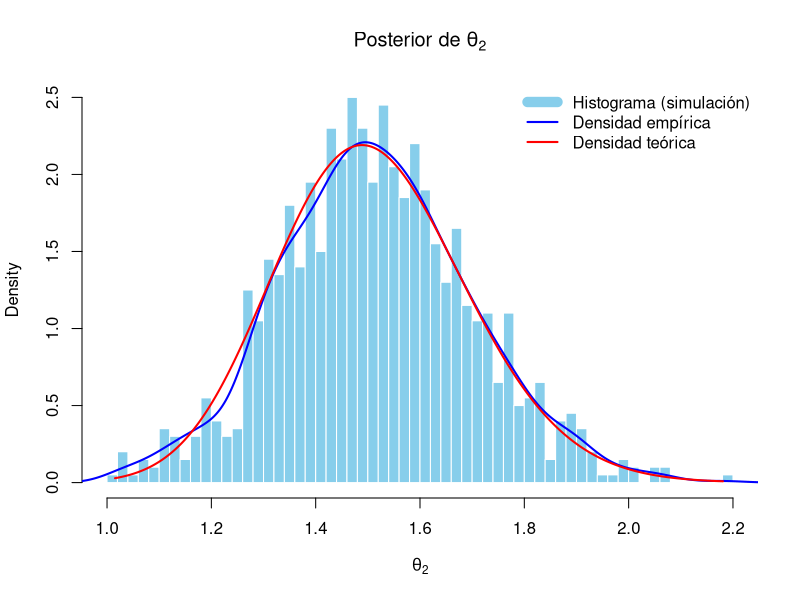
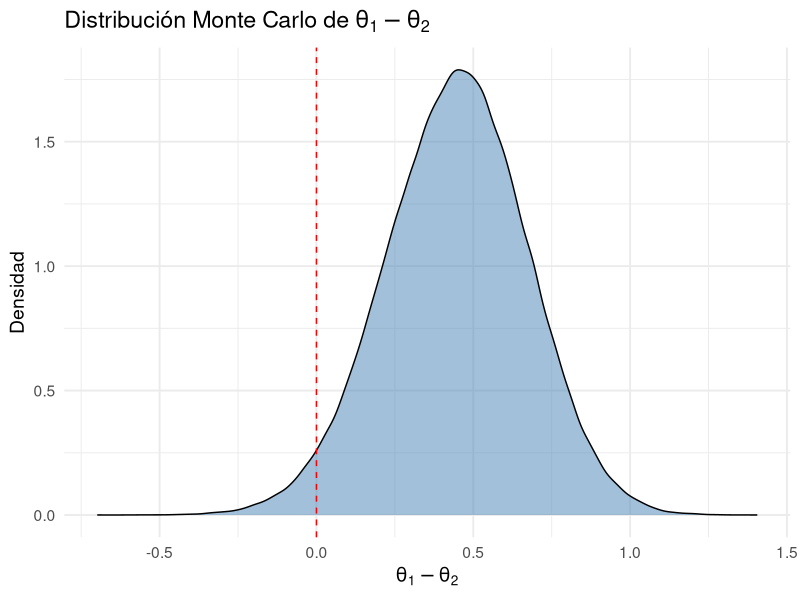
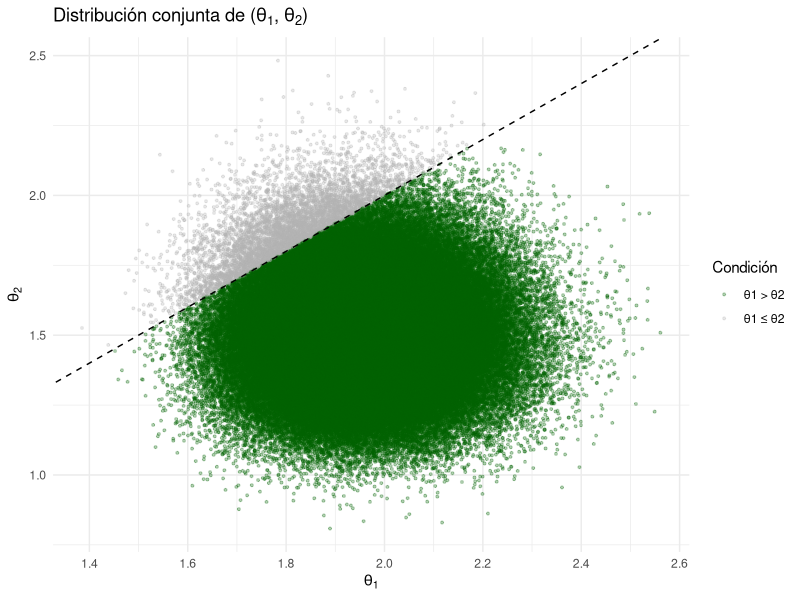

The R script that drew these images, in order:
library(ggplot2)

# En este laboratorio vamos a usar el ejemplo estimar el n'umero promedio de hijos 
# que tiene el grupo 1 y 2 de la ecuesta en estudio: theta1  y theta2
# para 
# (1) estimar la posterior de cada uno 
# (2) estimar la posterior de P(theta1>theta1) y el valor esperado junto con los intervaos de credibilidad


set.seed(2025) # para reproducibilidad

# 1. Datos y parámetros del prior
n1 <- 111; sum1 <- 217
n2 <- 44;  sum2 <- 66
a <- 2;    b <- 1

# 2. Parámetros de las posteriors (Poisson-Gamma conjugado)
shape1 <- a + sum1    # 219
rate1  <- b + n1      # 112 
shape2 <- a + sum2    # 68
rate2  <- b + n2      # 45



# -------------------------------------------------------------------------
# MONTE CARLO para estimar la distribuci'on posterior de P(theta2|datos_2)
# -------------------------------------------------------------------------


# Generar simulación Monte Carlo

S <- 1000    # número de simulaciones

theta2 <- rgamma(S, shape = shape2, rate = rate2)


# Graficamos el histograma de la muestra (densidad empírica)
hist(theta2, breaks = 50, probability = TRUE,
     col = "skyblue", border = "white",
     main = expression(paste("Posterior de ", theta[2])),
     xlab = expression(theta[2]))

# Agregamos curva de densidad empírica (suavizada)
lines(density(theta2), col = "blue", lwd = 2)


# Creamos una secuencia de valores en el rango de la muestra
x <- seq(min(theta2), max(theta2), length.out = 500)
# Agregamos la curva de la densidad teórica
lines(x, dgamma(x, shape = shape2, rate = rate2),
      col = "red", lwd = 2)

legend("topright", legend = c("Histograma (simulación)",
                              "Densidad empírica",
                              "Densidad teórica"),
       col = c("skyblue", "blue", "red"), lwd = c(10, 2, 2),
       bty = "n")


# -------------------------------------------------------------------------
# MONTE CARLO para estimar la distribuci'on posterior de P(theta1|datos_1)
# -------------------------------------------------------------------------










# ----------------------------
# MONTE CARLO para P(theta1 > theta2)
# ----------------------------

# 3. Simulación Monte Carlo
set.seed(2025)

S <- 200000
theta1 <- rgamma(S, shape = shape1, rate = rate1)
theta2 <- rgamma(S, shape = shape2, rate = rate2)

# 4. Estimar probabilidad
p_hat <- mean(theta1 > theta2)
se <- sqrt(p_hat * (1 - p_hat) / S)
z <- 1.96
ci <- c(p_hat - z * se, p_hat + z * se)

cat("Estimación Monte Carlo:\n")
cat(sprintf(" P(theta1 > theta2) ≈ %.6f\n", p_hat))
cat(sprintf(" MC Error Std      ≈ %.6f\n", se))
cat(sprintf(" 95%% CI           ≈ [%.6f, %.6f]\n", ci[1], ci[2]))

# 5. Graficar distribución muestral de (theta1 - theta2)

df <- data.frame(Diff = theta1 - theta2)
ggplot(df, aes(x = Diff)) +
  geom_density(fill = "steelblue", alpha = 0.5) +
  geom_vline(xintercept = 0, linetype = "dashed", color = "red") +
  labs(
    title = expression(paste("Distribución Monte Carlo de ", theta[1] - theta[2])),
    x = expression(theta[1] - theta[2]),
    y = "Densidad"
  ) +
  theme_minimal(base_size = 14)


#Notas
#1. Observemos que la distribuci'on' es simetrica
#2. Que la curva esta lejos de 0, tenemos alta certeza de que θ_1>θ_2

### Paso 2: Crear data.frame para graficar
df <- data.frame(theta1 = theta1, theta2 = theta2,
                 condicion = ifelse(theta1 > theta2, "θ1 > θ2", "θ1 ≤ θ2"))

### Paso 3: Graficar la distribución conjunta

ggplot(df, aes(x = theta1, y = theta2, color = condicion)) +
  geom_point(alpha = 0.3, size = 0.7) +
  geom_abline(slope = 1, intercept = 0, linetype = "dashed", color = "black") +
  labs(title = expression(paste("Distribución conjunta de (", theta[1], ", ", theta[2], ")")),
       x = expression(theta[1]), y = expression(theta[2]),
       color = "Condición") +
  theme_minimal() +
  scale_color_manual(values = c("θ1 > θ2" = "darkgreen", "θ1 ≤ θ2" = "gray70"))
